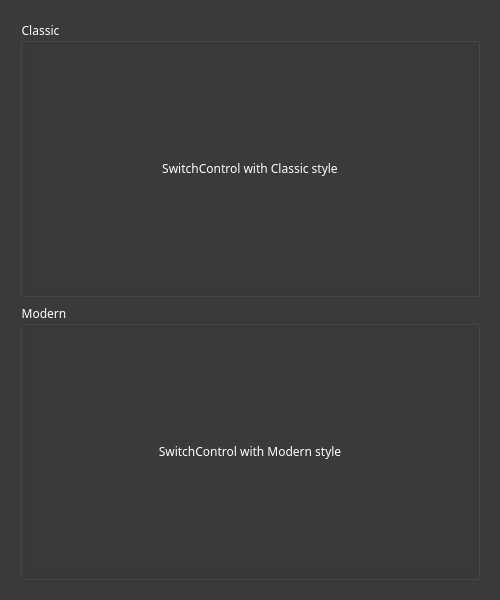
<?xml version="1.0" encoding="UTF-8"?>
<ui version="4.0">
 <class>Form</class>
 <widget class="QWidget" name="Form">
  <property name="geometry">
   <rect>
    <x>0</x>
    <y>0</y>
    <width>500</width>
    <height>600</height>
   </rect>
  </property>
  <property name="minimumSize">
   <size>
    <width>0</width>
    <height>0</height>
   </size>
  </property>
  <property name="maximumSize">
   <size>
    <width>16777215</width>
    <height>16777215</height>
   </size>
  </property>
  <property name="windowTitle">
   <string>SwitchControl</string>
  </property>
  <property name="styleSheet">
   <string notr="true">QWidget {
	background-color: rgb(58, 58, 58);
}
QScrollArea {
	border: none;
}
QScrollBar:vertical {
	width: 10px;
	background: rgba(0, 0, 0, 0);
	border: none;
	margin: 0 0 0 0;
}
QScrollBar::sub-line:vertical, QScrollBar::add-line:vertical, QScrollBar::sub-page:vertical, QScrollBar::add-page:vetical {
	background: none;
	border: none
}
QScrollBar::handle:vertical {
	background-color: rgb(110, 133, 211);
	border: none;
}
QScrollBar::handle:vertical:hover {
	background-color: rgb(125, 151, 239);
}
QScrollBar::handle:vertical:pressed {
	background-color: rgb(88, 106, 234);
	background-color: rgb(81, 110, 203);
}


QScrollBar:horizontal {
	height: 10px;
	background: rgba(0, 0, 0, 0);
	border: none;
	margin: 0 0 0 0;
}
QScrollBar::sub-line:horizontal, QScrollBar::add-line:horizontal, QScrollBar::sub-page:horizontal, QScrollBar::add-page:vetical {
	background: none;
	border: none
}
QScrollBar::handle:horizontal {
	background-color: rgb(110, 133, 211);
	border: none;
}
QScrollBar::handle:horizontal:hover {
	background-color: rgb(125, 151, 239);
}
QScrollBar::handle:horizontal:pressed {
	background-color: rgb(88, 106, 234);
	background-color: rgb(81, 110, 203);
}</string>
  </property>
  <layout class="QVBoxLayout" name="verticalLayout">
   <item>
    <widget class="QScrollArea" name="scrollArea">
     <property name="minimumSize">
      <size>
       <width>0</width>
       <height>0</height>
      </size>
     </property>
     <property name="styleSheet">
      <string notr="true"/>
     </property>
     <property name="widgetResizable">
      <bool>true</bool>
     </property>
     <property name="alignment">
      <set>Qt::AlignCenter</set>
     </property>
     <widget class="QWidget" name="scrollAreaWidgetContents">
      <property name="geometry">
       <rect>
        <x>0</x>
        <y>0</y>
        <width>478</width>
        <height>578</height>
       </rect>
      </property>
      <property name="styleSheet">
       <string notr="true"/>
      </property>
      <layout class="QVBoxLayout" name="verticalLayout_2">
       <property name="spacing">
        <number>0</number>
       </property>
       <property name="leftMargin">
        <number>0</number>
       </property>
       <property name="topMargin">
        <number>0</number>
       </property>
       <property name="rightMargin">
        <number>0</number>
       </property>
       <property name="bottomMargin">
        <number>0</number>
       </property>
       <item>
        <widget class="QWidget" name="container_widget" native="true">
         <property name="minimumSize">
          <size>
           <width>0</width>
           <height>0</height>
          </size>
         </property>
         <property name="styleSheet">
          <string notr="true">QWidget {
	color: rgb(255, 255, 255);
}
QPushButton {
	color: rgb(255, 255, 255);
	background-color: rgb(0, 116, 228);
	border: none;
	border-radius: 6px;
}
QPushButton:hover {
	background-color: rgb(40, 138, 232);
}
QPushButton:pressed {
	background-color: rgb(61, 149, 234);
}</string>
         </property>
         <layout class="QVBoxLayout" name="verticalLayout_3">
          <item>
           <widget class="QGroupBox" name="classic_group_box">
            <property name="font">
             <font>
              <family>Microsoft YaHei</family>
             </font>
            </property>
            <property name="title">
             <string>Classic</string>
            </property>
            <layout class="QVBoxLayout" name="verticalLayout_4">
             <item>
              <widget class="QLabel" name="classic_label">
               <property name="font">
                <font>
                 <family>Microsoft YaHei</family>
                 <pointsize>9</pointsize>
                </font>
               </property>
               <property name="text">
                <string>SwitchControl with Classic style</string>
               </property>
               <property name="alignment">
                <set>Qt::AlignCenter</set>
               </property>
              </widget>
             </item>
            </layout>
           </widget>
          </item>
          <item>
           <widget class="QGroupBox" name="modern_group_box">
            <property name="font">
             <font>
              <family>Microsoft YaHei</family>
             </font>
            </property>
            <property name="title">
             <string>Modern</string>
            </property>
            <layout class="QVBoxLayout" name="verticalLayout_5">
             <item>
              <widget class="QLabel" name="modern_label">
               <property name="font">
                <font>
                 <family>Microsoft YaHei</family>
                 <pointsize>9</pointsize>
                </font>
               </property>
               <property name="text">
                <string>SwitchControl with Modern style</string>
               </property>
               <property name="alignment">
                <set>Qt::AlignCenter</set>
               </property>
              </widget>
             </item>
            </layout>
           </widget>
          </item>
         </layout>
        </widget>
       </item>
      </layout>
     </widget>
    </widget>
   </item>
  </layout>
 </widget>
 <resources/>
 <connections/>
</ui>
